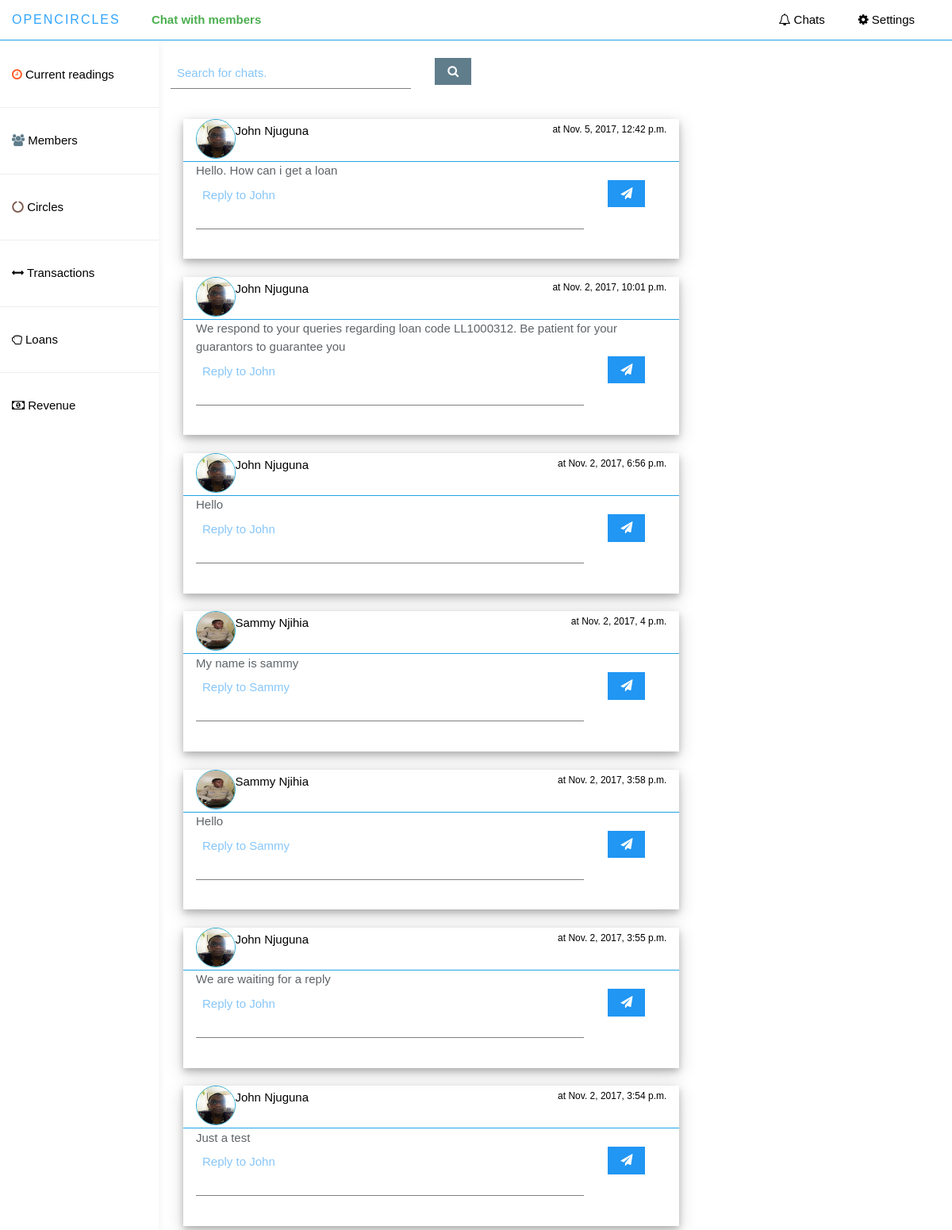
Page /app_admin/chats on the earlier database version.
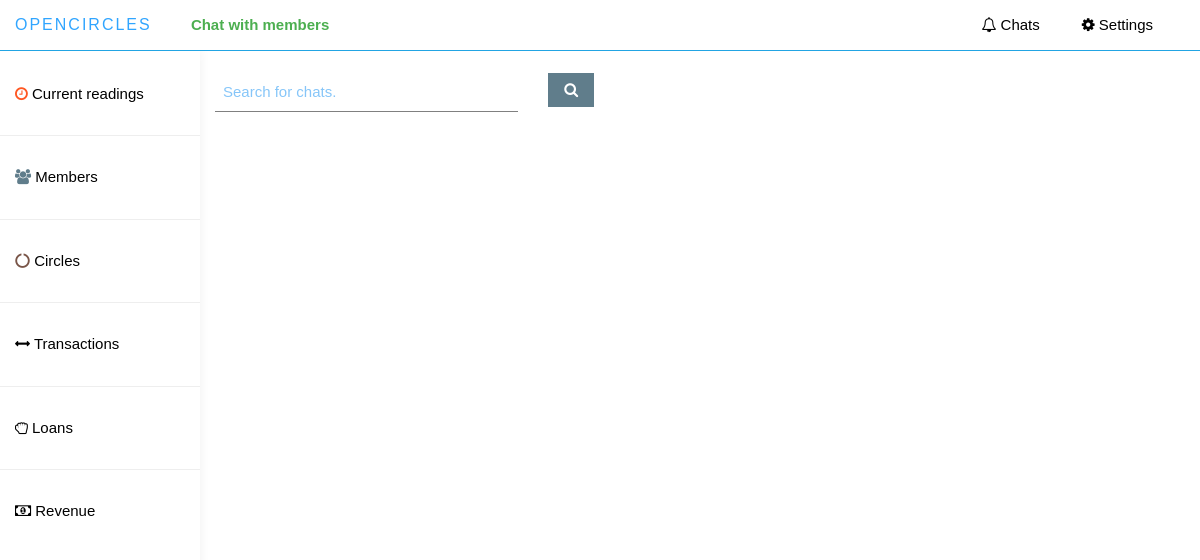
Same page on the later database version.
### chat/models.py (models this page shows)
class Chat(models.Model):
    owner = models.ForeignKey(Member, null=False, on_delete=models.CASCADE)
    responded_to_by = models.ForeignKey(AppAdmin, null=True, on_delete=models.SET_NULL)
    sender = models.CharField(max_length=15,default="SELF")
    recipient = models.CharField(max_length=15,default="SELF")
    body = models.TextField()
    time_chat_sent = models.DateTimeField(auto_now=True)
    has_been_responded_to = models.BooleanField(default=False)
    class Meta:
        db_table = "Chat"

### member/models.py (models this page shows)
class Member(models.Model):
    user = models.OneToOneField(User,on_delete=models.CASCADE)
    national_id = models.CharField(max_length=20, blank=False, unique=True)
    phone_number = models.CharField(max_length=20, blank=False, unique=True)
    other_name = models.CharField(max_length=20,default="")
    gender = models.CharField(max_length=6, choices=GENDER_CHOICES)
    nationality = models.CharField(max_length=20, blank=True)
    country = models.CharField(max_length=20)
    date_of_birth = models.DateField(null=True)
    passport_image = models.ImageField(upload_to="MEMBER_PROFILE_PICS",null=True,blank=True)
    registered_device = models.TextField(max_length=1000, blank=True)
    currency = models.CharField(max_length=10,default="KES")
    occupation = models.CharField(max_length=100, blank=True)
    time_registered = models.DateTimeField(auto_now_add=True)
    is_validated = models.BooleanField(default = False)
    device_token = models.CharField(max_length=300,default='')
    imei_number = models.CharField(max_length=50,unique=True)
    class Meta:
        db_table = 'Member'

### app_admin/views.py (the view)
def chats_list(request):
    context = {
        'chats': chat_utils.ChatUtils.get_pending_chats()
    }
    return render(request, 'app_admin/chats.html', context)

### app_admin/chat_utils.py (called while the page is built)
    @staticmethod
    def get_pending_chats():
        return Chat.objects.filter(has_been_responded_to=False).order_by('-time_chat_sent')

### app_admin/templates/app_admin/chats.html (shortened to what this page needs)
{% extends 'app_admin/base_dashboard.html' %}
{% load static %}
{% block current_page %}
     Chat with members
{% endblock %}
{% block main_container %}
     <div class="col-sm-9 col-sm-offset-3 col-lg-10 col-lg-offset-2 main">
        <br>
        <form class="form-horizontal">
          <div class="form-group">
            <div class="col-lg-4 col-md-4 col-sm-4">
              <input type="text"
                class="w3-input w3-text-blue pull-right"
                id="chats-search-val"
                name="chats_search_val"
                placeholder="Search for chats.">
            </div>
            <div class="col-lg-2 col-md-2 col-sm-2">
              <a class="w3-btn w3-blue-gray pull-left" id="btn-search-chat">
                <i class="fa fa-search"></i>
              </a>
            </div>
          </div>
        </form>
        <br>
        <div class="w3-container">
            <div class="w3-row">
                <div class="w3-col l8 m8" id="chats-container">
                     {% for chat in chats %}
                        <div class="w3-card-4" id="chat-card-{{ chat.id }}">
                            <div class="w3-container w3-text-black border-bottom-blue w3-row">
                                <div class="w3-col l1 m1 s1 w3-padding-bottom">
                                    <img src="{{chat.owner.passport_image.url}}"
                                         alt="member image"
                                         class="pull-left"
                                         style="height: 50px; width: 50px; border: 1px solid #2aabd2; border-radius: 75px;"/>
                                </div>
                                <div class="w3-col l11 m11 s11  w3-padding-4">
                                    <span class="pull-left">
                                        {{ chat.owner.user.first_name }} {{ chat.owner.user.last_name }}
                                    </span>
                                    <span class="w3-small pull-right">
                                     at   {{ chat.time_chat_sent }}
                                    </span>
                                </div>
                            </div>
                            <div class="w3-container">
                               {{ chat.body }}
                            </div>
                            {% if not chat.has_been_responded_to %}
                            <form class="form-horizontal w3-container reply-forms">
                                <div class="form-group">
                                    <div class="col-lg-10 col-md-10 col-sm-10">
                                      <TextArea
                                        class="w3-input w3-text-blue pull-right"
                                        id="chats-reply-{{ chat.id }}"
                                        name="reply_to_chat"
                                        placeholder="Reply to {{ chat.owner.user.first_name }}"
                                        rows="2"></TextArea>
                                    </div>
                                    <div class="col-lg-2 col-md-2 col-sm-2">
                                      <a class="w3-btn w3-blue pull-left btn-reply" data-chat_id="{{ chat.id }}">
                                        <i class="fa fa-send"></i>
                                      </a>
                                    </div>
                                </div>
                            </form>
                            {% endif %}
                            <br>
                        </div>
                        <br>
                     {% endfor %}
                </div>
            </div>
        </div>
     </div>
{% endblock %}

Differences in the rows shown:
no longer on this page (row edited): Chat: owner.passport_image (picture), owner.user.first_name "John", owner.user.last_name "Njuguna", time_chat_sent "Nov. 5, 2017, 12:42 p.m.", body "Hello. How can i get a loan", reply_to_chat "Reply to John"
no longer on this page (row edited): Chat: owner.passport_image (picture), owner.user.first_name "John", owner.user.last_name "Njuguna", time_chat_sent "Nov. 2, 2017, 10:01 p.m.", body "We respond to your queries regarding loan code LL1000312. Be patient for your guarantors to guarantee you", reply_to_chat "Reply to John"
no longer on this page (row edited): Chat: owner.passport_image (picture), owner.user.first_name "John", owner.user.last_name "Njuguna", time_chat_sent "Nov. 2, 2017, 6:56 p.m.", body "Hello", reply_to_chat "Reply to John"
no longer on this page (row edited): Chat: owner.passport_image (picture), owner.user.first_name "Sammy", owner.user.last_name "Njihia", time_chat_sent "Nov. 2, 2017, 4 p.m.", body "My name is sammy", reply_to_chat "Reply to Sammy"
no longer on this page (row edited): Chat: owner.passport_image (picture), owner.user.first_name "Sammy", owner.user.last_name "Njihia", time_chat_sent "Nov. 2, 2017, 3:58 p.m.", body "Hello", reply_to_chat "Reply to Sammy"
no longer on this page (row edited): Chat: owner.passport_image (picture), owner.user.first_name "John", owner.user.last_name "Njuguna", time_chat_sent "Nov. 2, 2017, 3:55 p.m.", body "We are waiting for a reply", reply_to_chat "Reply to John"
no longer on this page (row edited): Chat: owner.passport_image (picture), owner.user.first_name "John", owner.user.last_name "Njuguna", time_chat_sent "Nov. 2, 2017, 3:54 p.m.", body "Just a test", reply_to_chat "Reply to John"
